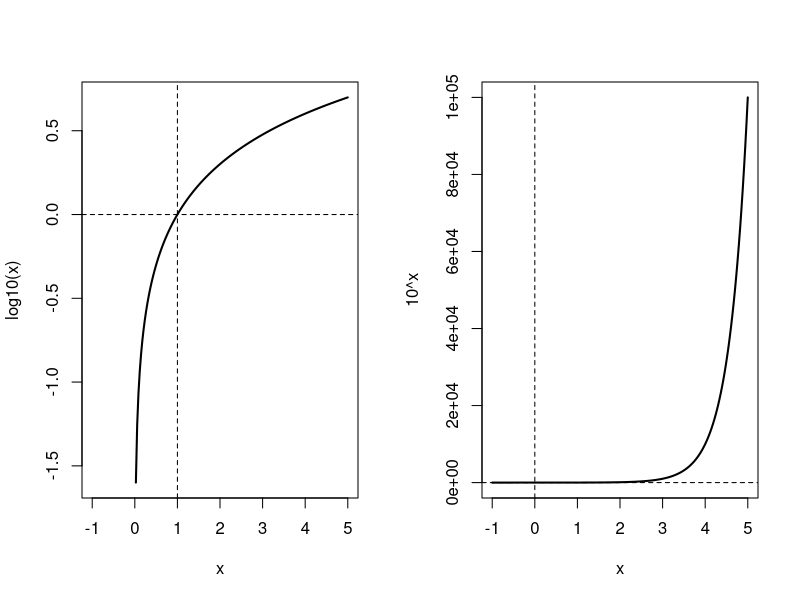
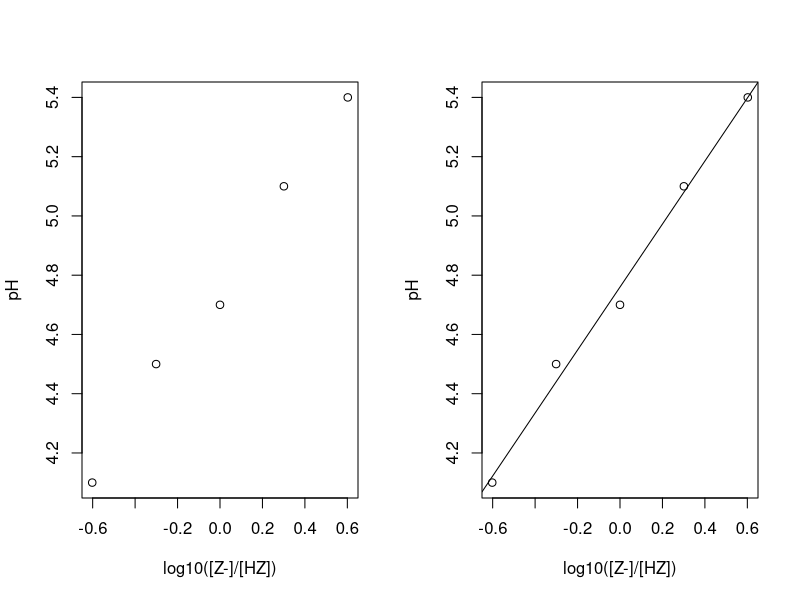

R code for these plots, in order:
## ---- chunk 1
10^3
## ---- chunk 2
log10(1000)
## ---- chunk 3
log10(1500)
## ---- chunk 4
log2(1024)
## ---- chunk 5
log(1000, 3) # logaritme van 1000 met grondgetal 3
log(x=1000, base=3) # explicietere notatie
## ---- chunk 6
x <- seq(-1, 5, length.out = 200) # discretisatie van de x-as

par(mfrow = c(1,2)) # maak twee plots

# plot log10(x)
plot(x, log10(x), type = "l", lwd = 2,
     xlab = "x", ylab = "log10(x)")
abline(h = 0, lty = 2) # horizontale lijn op y=0
abline(v = 1, lty = 2) # verticale lijn op x=1


# plot 10^x
plot(x, 10^x, type = "l", lwd = 2,
     xlab = "x", ylab = "10^x")
abline(h = 1, lty = 2)
abline(v = 0, lty = 2)
## ---- chunk 7
vol_gewenst <- 150
conc_gewenst <- 0.20
MW <- 136.08
## ---- chunk 8
vol_gewenst
## ---- chunk 9
massa_nodig <- 0 # vervang met je berekening!
massa_nodig # print je antwoord
## ---- chunk 10
massa_gewogen <- rnorm(1, mean = massa_nodig, sd = 0.05)
massa_gewogen
## ---- chunk 11
vol_aangepast <- 0 # vervang met je berekening!
round(vol_aangepast, 2) # print de uitkomst met 2 decimalen
## ---- chunk 12
pH_A <- 7
Z_A <- 0.2
## ---- chunk 13
HZ_A <- 10^(-(14 - pH_A))
HZ_A
## ---- chunk 14
pKz_A <- 0 # vervang met je berekening!
pKz_A
## ---- chunk 15
ratio <- c(4, 2, 1, 0.5, 0.25)          # [Z-]/[HZ] op vijf momenten
pH_gemeten <- c(5.4, 5.1, 4.7, 4.5, 4.1)   # fictieve metingen

x <- log10(ratio)

plot(x, pH_gemeten, xlab = "log10([Z-]/[HZ])", ylab = "pH")
## ---- chunk 16
model <- lm(pH_gemeten ~ x)

plot(x, pH_gemeten, xlab = "log10([Z-]/[HZ])", ylab = "pH")
abline(model)
